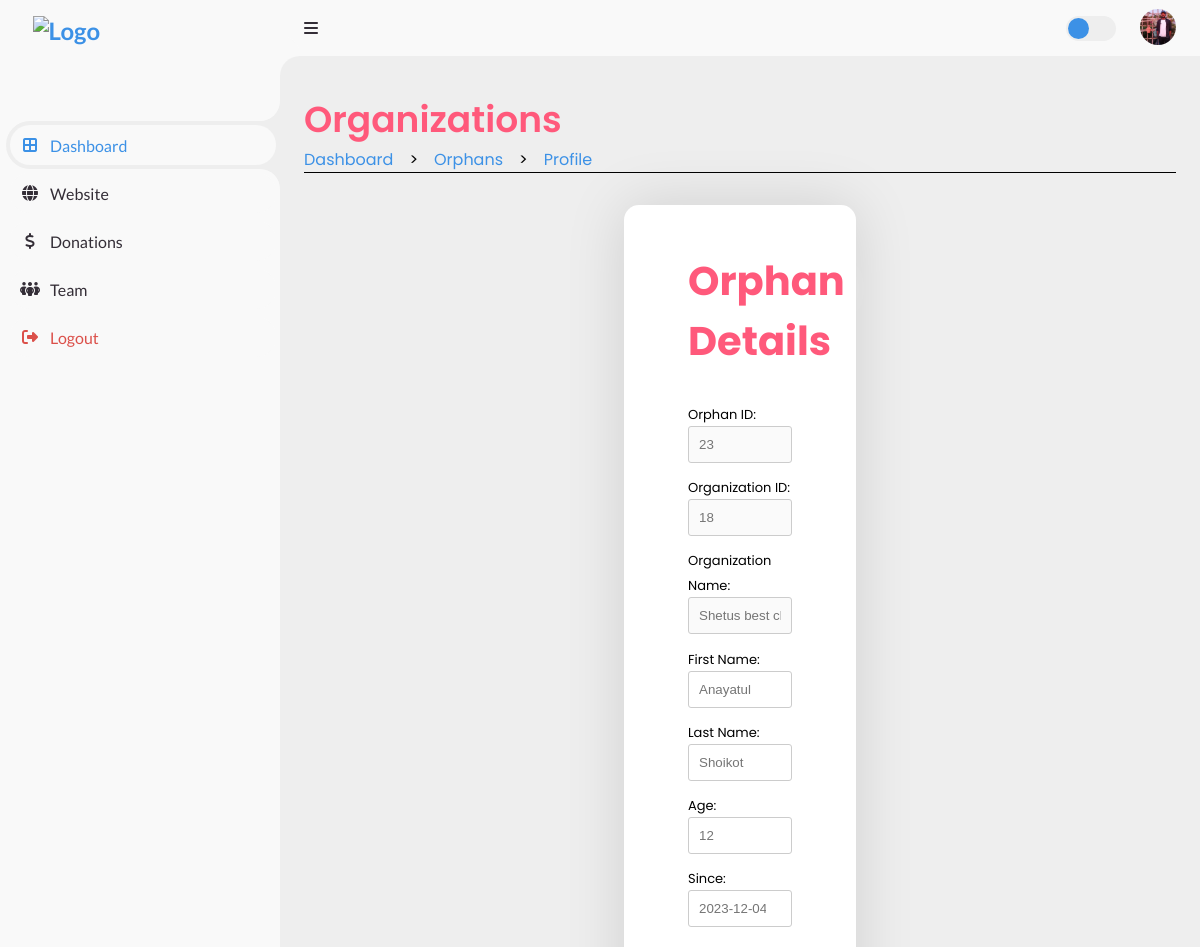
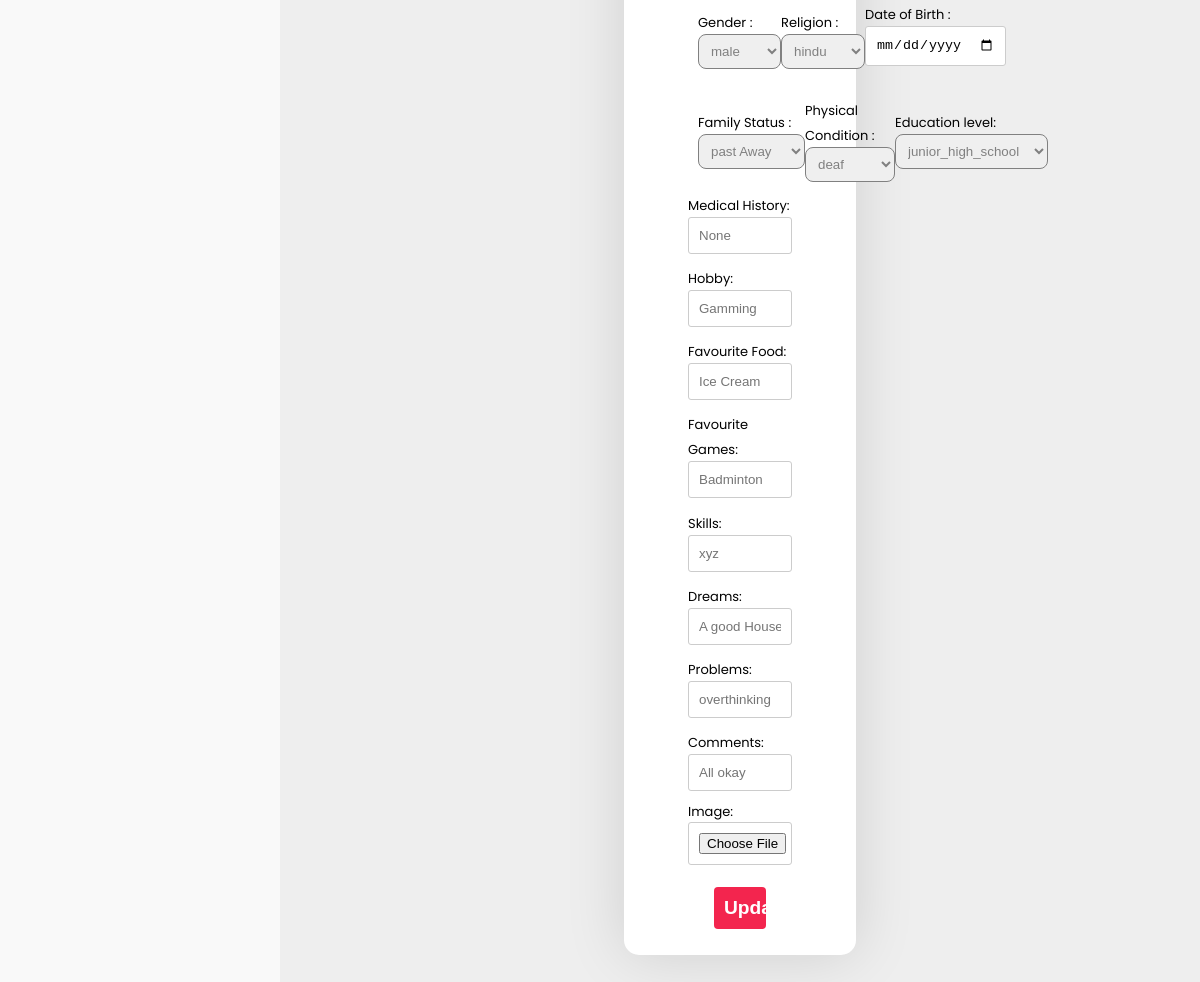
The app's page /Root/Admin_Side/Dash/Orphans/VIEW_CHILD.php?orphan_id=23 (signed in) with its own data (2 pictures, top to bottom).
### tables this page shows
CREATE TABLE `admin_list` (
  `admin_id` int(11) NOT NULL,
  `acc_id` int(11) NOT NULL,
  `admin_name` varchar(30) DEFAULT NULL,
  `admin_contact` varchar(30) DEFAULT NULL,
  `admin_priyority` int(11) DEFAULT NULL,
  `admin_image` varchar(255) DEFAULT NULL
);

CREATE TABLE `orphan_list` (
  `orphan_id` int(11) NOT NULL,
  `org_id` int(30) DEFAULT NULL,
  `guardian_id` int(11) DEFAULT NULL,
  `first_name` varchar(30) DEFAULT NULL,
  `last_name` varchar(30) DEFAULT NULL,
  `age` int(11) DEFAULT NULL,
  `gender` varchar(10) DEFAULT NULL,
  `religion` varchar(15) DEFAULT NULL,
  `date_of_birth` date DEFAULT NULL,
  `since` date DEFAULT NULL,
  `family_status` varchar(30) DEFAULT NULL,
  `physical_condition` varchar(30) DEFAULT NULL,
  `education_level` varchar(30) DEFAULT NULL,
  `medical_history` varchar(100) DEFAULT NULL,
  `hobby` varchar(30) DEFAULT NULL,
  `favorite_food` varchar(30) DEFAULT NULL,
  `favorite_game` varchar(30) DEFAULT NULL,
  `skills` text DEFAULT NULL,
  `dreams` text DEFAULT NULL,
  `problems` text DEFAULT NULL,
  `other_comments` text DEFAULT NULL,
  `orphan_image` varchar(255) DEFAULT NULL,
  `adoption_status` enum('0','1') NOT NULL DEFAULT '0',
  `removed_status` enum('0','1') NOT NULL DEFAULT '0'
);

CREATE TABLE `org_list` (
  `org_id` int(11) NOT NULL,
  `org_name` varchar(30) DEFAULT NULL,
  `acc_id` int(11) NOT NULL,
  `org_description` text DEFAULT NULL,
  `org_email` varchar(30) DEFAULT NULL,
  `org_phone` varchar(20) DEFAULT NULL,
  `org_website` varchar(30) DEFAULT NULL,
  `org_logo` varchar(255) DEFAULT NULL,
  `established` date DEFAULT NULL,
  `org_location` varchar(30) DEFAULT NULL,
  `org_vision` varchar(30) DEFAULT NULL,
  `org_reviews` decimal(2,2) DEFAULT NULL
);

### Root/Admin_Side/Dash/ADMIN_DASH_BE.php (called while the page is built, shortened)
<?php
    include('/xampp/htdocs/DBMS_Project_Organized_One/Includes/db_con.php');
    if (!isset($_SESSION['acc_id']) && !isset($_SESSION['role'])) {
        $_SESSION['notify'] = "user_id not seted";
        header("Location: /Root/Login_Page/LOGIN_FORM.php");
        exit();
    } else {
        $acc_id = $_SESSION['acc_id'];
        $sql = "SELECT * FROM admin_list Where acc_id = '$acc_id'";
        $sql_result = mysqli_query($con, $sql);
        if (mysqli_num_rows($sql_result) == 1) {
            $row = mysqli_fetch_array($sql_result);
            $admin_image = $row['admin_image'];
        }
        else {
            $_SESSION['notify'] = "data not found";
            header("Location: /Root/Login_Page/LOGIN_FORM.php");
            exit();
        }
    }
?>

### Root/Admin_Side/Dash/Orphans/VIEW_BE.php (called while the page is built, shortened)
<?php
    include('/xampp/htdocs/DBMS_Project_Organized_One/Includes/db_con.php');
    if (isset($_GET['orphan_id'])) {
        $orphanId = mysqli_real_escape_string($con, $_GET['orphan_id']);
        $fetchOrphanQuery = "SELECT * FROM orphan_list WHERE orphan_id = $orphanId";
        $result = mysqli_query($con, $fetchOrphanQuery);
        if (mysqli_num_rows($result) == 1 ) {
            $row = mysqli_fetch_assoc($result);
            $org_id = $row['org_id'];
            $first_name = $row['first_name'];
            $last_name = $row['last_name'];
            $age = $row['age'];
            $gender = $row['gender'];
            $religion = $row['religion'];
            $date_of_birth = $row['date_of_birth'];
            $since = $row['since'];
            $family_status = $row['family_status'];
            $physical_condition = $row['physical_condition'];
            $education_level = $row['education_level'];
            $medical_history = $row['medical_history'];
            $hobby = $row['hobby'];
            $favorite_food = $row['favorite_food'];
            $favorite_game = $row['favorite_game'];
            $skills = $row['skills'];
            $dreams = $row['dreams'];
            $problems = $row['problems'];
            $other_comments = $row['other_comments'];
            $query2 = "SELECT org_name, org_location, org_phone FROM org_list WHERE org_id = $org_id";
            $result2 = mysqli_query($con, $query2);
            if (mysqli_num_rows($result2) == 1 ) {
                $row2 = mysqli_fetch_assoc($result2);
                $org_name = $row2['org_name'];
            }
        }   else {
            echo 'Orphan profile not found.';
        }
    }   else {
            echo "error";
    }
?>

### Root/Admin_Side/Dash/Orphans/VIEW_CHILD.php (the view, shortened to what this page needs)
<?php
  include('/xampp/htdocs/DBMS_Project_Organized_One/Root/Admin_Side/Dash/ADMIN_DASH_BE.php');
?>
<!DOCTYPE html>
<html lang="en">
  <head>
    <link rel="stylesheet" href="https://cdnjs.cloudflare.com/ajax/libs/font-awesome/6.4.0/css/all.min.css"/>
    <link href="https://cdn.jsdelivr.net/npm/remixicon@3.5.0/fonts/remixicon.css" rel="stylesheet"/>
    <link rel="stylesheet" href="https://cdn.jsdelivr.net/npm/swiper@10/swiper-bundle.min.css"/>
    <link href='https://unpkg.com/boxicons@2.1.4/css/boxicons.min.css' rel='stylesheet'>
    <link rel="stylesheet" href="/Root/Admin_Side/Dash/Organizations/ORG_DASH_STYLE.css" />
    <link rel="stylesheet" href="/Root/Admin_Side/Dash/Orphans/VIEW_STYLE.css">
  </head>
  <body>
  <section class="sidebar">
      <a href="/Root/Admin_Side/Dash/ADMIN_DASH.php" class="logo">
        <img src="/Root/Landing_Page/LOGO_NoBackground.png" alt="Logo" />
      </a>
      <ul class="side-menu top">
        <li  class="active">
          <a href="/Root/Admin_Side/Dash/ADMIN_DASH.php" class="nav-link">
            <i class="fas fa-border-all"></i>
            <span class="text">Dashboard</span>
          </a>
        </li>
        <li>
          <a href="/Root/Admin_Side/website/HOME.php" class="nav-link">
            <i class="fa fa-globe"></i>
            <span class="text">Website</span>
          </a>
        </li>
        <li>
          <a href="/Root/Admin_Side/Donation/DONATION_DASH.php" class="nav-link">
          <i class="fa fa-usd"></i>
            <span class="text">Donations</span>
          </a>
        </li>
        <li>
          <a href="/Root/Admin_Side/Dash/Admin/ADMIN_PROFILE.php" class="nav-link">
            <i class="fas fa-people-group"></i>
            <span class="text">Team</span>
          </a>
        </li>
        <li>
          <a href="/Includes/logout.php" class="logout">
            <i class="fas fa-right-from-bracket"></i>
            <span class="text">Logout</span>
          </a>
        </li>
      </ul>
    </section>
    <section class="content">
      <nav>
        <i class="fas fa-bars menu-btn"></i>
        <label for="switch-mode" class="switch-mode"></label>
        <a href="/Root/Admin_Side/Dash/Admin/ADMIN_PROFILE.php" class="profile">
          <img src="../Admin/<?php echo $admin_image ?>" alt="profile" />
        </a>
      </nav>
        <main>
            <div class="head-title">
                <div class="left">
                    <h1>Organizations</h1>
                    <ul class="breadcrumb">
                            <li>
                                <a class="active" href="/Root/Admin_Side/Dash/ADMIN_DASH.php">Dashboard</a>
                            </li>
                            <li>></li>
                            <li>
                                <a class="active" href="/Root/Admin_Side/Dash/Orphans/ORPHAN_DASH.php">Orphans</a>
                            </li>
                            <li>></li>
                            <li>
                                <a class="active" href="#">Profile</a>
                            </li>
                        </ul>
                </div>
            </div>
            <div class="container">
                <?php
                   include('/xampp/htdocs/DBMS_Project_Organized_One/Root/Admin_Side/Dash/Orphans/VIEW_BE.php');
                ?>
                <h2>Orphan Details</h2>
                <form action="/Root/Admin_Side/Dash/Orphans/VIEW_UPDATE_BE.php" method="post" enctype="multipart/form-data">
                    <div class="row">
                      <label>Orphan ID:</label>
                      <input type="text" name="orphan_id " placeholder="<?php echo $orphanId ?>" disabled>
                    </div>
                    <div class="row">
                      <label>Organization ID:</label>
                      <input type="number" name="org_id " placeholder="<?php echo $org_id ?>" disabled>
                    </div>
                    <div class="row">
                      <label>Organization Name:</label>
                      <input type="text" name="org_name " placeholder="<?php echo $org_name ?>" disabled>
                    </div>
                    <div class="row">
                      <label>First Name:</label>
                      <input type="text" name="first_name" placeholder="<?php echo $first_name ?>" >
                    </div>
                    <div class="row">
                      <label>Last Name:</label>
                      <input type="text" name="last_name" placeholder="<?php echo $last_name ?>" >
                    </div>
                    <div class="row">
                      <label>Age:</label>
                      <input type="number" name="age" placeholder="<?php echo $age ?>">
                    </div>
                    <div class="row">
                      <label>Since:</label>
                      <input type="number" name="Since" placeholder="<?php echo $since ?>">
                    </div>
                    <div class="opt">
                        <div class="part">
                        <label>Gender :</label>
                        <select name="gender" >
                            <option value=""><?php echo $gender ?></option>
                        </select>
                        </div>
                        <div class="part">
                        <label>Religion :</label>
                        <select name="religion" >
                            <option value=''><?php echo $religion ?></option>
                        </select>
                        </div>
                        <div class="part">
                        <label>Date of Birth :</label>
                        <input type="date" name="date_of_birth" placeholder="<?php echo $date_of_birth ?>">
                        </div>
                    </div>
                    <div class="opt">
                        <div class="part">
                            <label>Family Status :</label>
                            <select name="family_status" >
                                <option value=''><?php echo $family_status ?></option>
                            </select>
                        </div>
                        <div class="part">
                            <label>Physical Condition :</label>
                            <select name="physical_condition" >
                                <option value=''><?php echo $physical_condition ?></option>
                            </select>
                        </div>
                        <div class="part">
                            <label>Education level:</label>
                            <select name="education_level" >
                                <option value=''><?php echo $education_level ?></option>
                            </select>
                        </div>
                    </div>
                    <div class="row">
                      <label>Medical History:</label>
                      <input type="text" name="medical_history" placeholder="<?php echo $medical_history ?>">
                    </div>
                    <div class="row">
                      <label>Hobby:</label>
                      <input type="text" name="hobby"  placeholder="<?php echo $hobby ?>">
                    </div>
                    <div class="row">
                      <label>Favourite Food:</label>
                      <input type="text" name="favorite_food" placeholder="<?php echo $favorite_food ?>">
                    </div>
                    <div class="row">
                      <label>Favourite Games:</label>
                      <input type="text" name="favorite_game" placeholder="<?php echo $favorite_game ?>">
                    </div>
                    <div class="row">
                      <label>Skills:</label>
                      <input type="text" name="skills" placeholder="<?php echo $skills ?>">
                    </div>
                    <div class="row">
                      <label>Dreams:</label>
                      <input type="text" name="dreams" placeholder="<?php echo $dreams ?>">
                    </div>
                    <div class="row">
                      <label>Problems:</label>
                      <input type="text" name="problems" placeholder="<?php echo $problems ?>">
                    </div>
                    <div class="row">
                      <label>Comments:</label>
                      <input  type="text" name="other_comments" placeholder="<?php echo $other_comments ?>">
                    </div>
                    <label>Image:</label>
                    <input type="file" name="image" accept="image/*">
                    <div class="btn">
                        <button type="submit" name="update">Update</button>
                    </div>
                </form>
            </div>
        </main>
    </section>
  </body>
</html>

### records on screen
admin_list: admin_image (picture)
orphan_list: org "18", first_name "Anayatul", last_name "Shoikot", age "12", Since "2023-12-04", gender "male", religion "hindu", family_status "past Away", physical_condition "deaf", education_level "junior_high_school", medical_history "None", hobby "Gamming", favorite_food "Ice Cream", favorite_game "Badminton", skills "xyz", dreams "A good House Wife", problems "overthinking", other_comments "All okay"
org_list: org_name "Shetus best charity"
